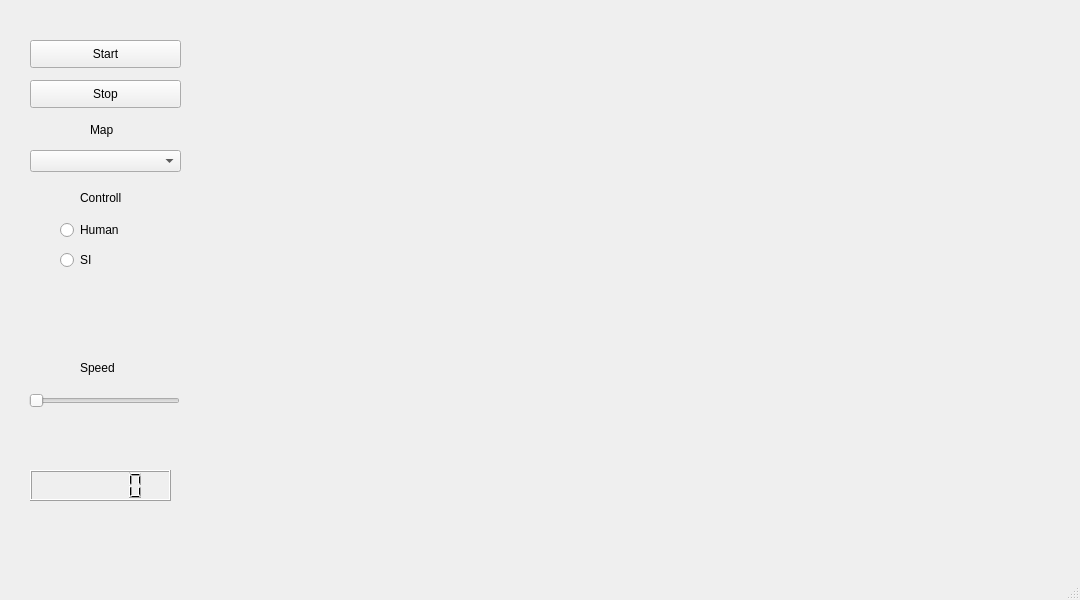
<?xml version="1.0" encoding="UTF-8"?>
<ui version="4.0">
 <class>MainWindow</class>
 <widget class="QMainWindow" name="MainWindow">
  <property name="geometry">
   <rect>
    <x>0</x>
    <y>0</y>
    <width>1080</width>
    <height>600</height>
   </rect>
  </property>
  <property name="windowTitle">
   <string>MainWindow</string>
  </property>
  <widget class="QWidget" name="centralwidget">
   <widget class="QCustomPlot" name="plot" native="true">
    <property name="geometry">
     <rect>
      <x>210</x>
      <y>10</y>
      <width>851</width>
      <height>521</height>
     </rect>
    </property>
   </widget>
   <widget class="QPushButton" name="pushButton">
    <property name="geometry">
     <rect>
      <x>30</x>
      <y>40</y>
      <width>151</width>
      <height>28</height>
     </rect>
    </property>
    <property name="text">
     <string>Start</string>
    </property>
   </widget>
   <widget class="QPushButton" name="pushButton_2">
    <property name="geometry">
     <rect>
      <x>30</x>
      <y>80</y>
      <width>151</width>
      <height>28</height>
     </rect>
    </property>
    <property name="text">
     <string>Stop</string>
    </property>
   </widget>
   <widget class="QComboBox" name="mapsComboBox">
    <property name="geometry">
     <rect>
      <x>30</x>
      <y>150</y>
      <width>151</width>
      <height>22</height>
     </rect>
    </property>
   </widget>
   <widget class="QLabel" name="label">
    <property name="geometry">
     <rect>
      <x>90</x>
      <y>120</y>
      <width>141</width>
      <height>20</height>
     </rect>
    </property>
    <property name="text">
     <string>Map</string>
    </property>
   </widget>
   <widget class="QSlider" name="horizontalSlider">
    <property name="geometry">
     <rect>
      <x>29</x>
      <y>390</y>
      <width>151</width>
      <height>22</height>
     </rect>
    </property>
    <property name="orientation">
     <enum>Qt::Horizontal</enum>
    </property>
   </widget>
   <widget class="QLabel" name="label_2">
    <property name="geometry">
     <rect>
      <x>80</x>
      <y>360</y>
      <width>101</width>
      <height>16</height>
     </rect>
    </property>
    <property name="text">
     <string>Speed</string>
    </property>
   </widget>
   <widget class="QLCDNumber" name="lcdNumber">
    <property name="geometry">
     <rect>
      <x>30</x>
      <y>470</y>
      <width>141</width>
      <height>31</height>
     </rect>
    </property>
    <property name="smallDecimalPoint">
     <bool>false</bool>
    </property>
    <property name="digitCount">
     <number>6</number>
    </property>
   </widget>
   <widget class="QRadioButton" name="radioButton">
    <property name="geometry">
     <rect>
      <x>60</x>
      <y>220</y>
      <width>95</width>
      <height>20</height>
     </rect>
    </property>
    <property name="text">
     <string>Human</string>
    </property>
   </widget>
   <widget class="QRadioButton" name="radioButton_2">
    <property name="geometry">
     <rect>
      <x>60</x>
      <y>250</y>
      <width>95</width>
      <height>20</height>
     </rect>
    </property>
    <property name="text">
     <string>SI</string>
    </property>
   </widget>
   <widget class="QLabel" name="label_3">
    <property name="geometry">
     <rect>
      <x>80</x>
      <y>190</y>
      <width>55</width>
      <height>16</height>
     </rect>
    </property>
    <property name="text">
     <string>Controll</string>
    </property>
   </widget>
  </widget>
  <widget class="QMenuBar" name="menubar">
   <property name="geometry">
    <rect>
     <x>0</x>
     <y>0</y>
     <width>1080</width>
     <height>26</height>
    </rect>
   </property>
  </widget>
  <widget class="QStatusBar" name="statusbar"/>
 </widget>
 <customwidgets>
  <customwidget>
   <class>QCustomPlot</class>
   <extends>QWidget</extends>
   <header location="global">qcustomplot.h</header>
   <container>1</container>
  </customwidget>
 </customwidgets>
 <resources/>
 <connections/>
</ui>
